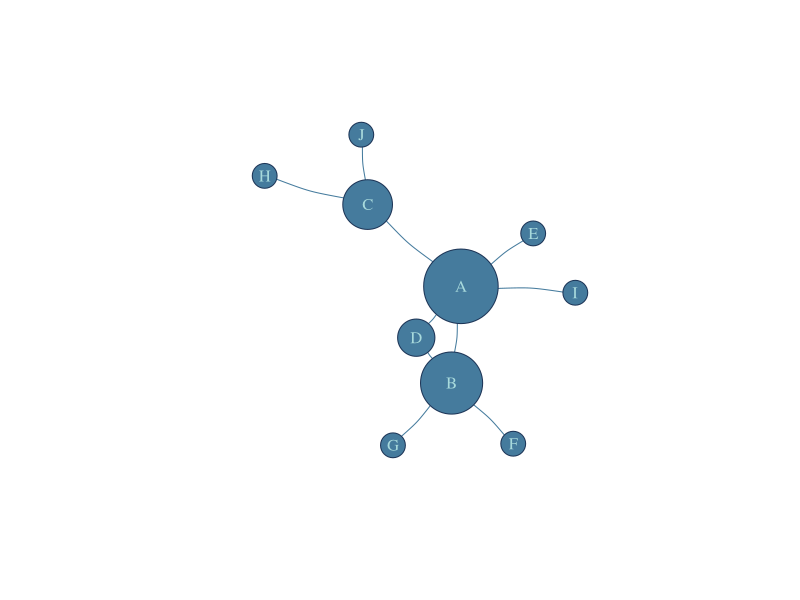

Write R code to recreate this figure.
## ---- chunk 1
require(igraph, quietly = TRUE)
## ---- chunk 2
set.seed(124)
A = data.frame(source = sample(LETTERS[1:4], size = 10, replace = T), 
               target = sample(LETTERS[1:10]))
g = igraph::graph_from_data_frame(A, directed = F)
V(g)$color = "#457b9d"
V(g)$frame.color = '#1d3557'
V(g)$size = (degree(g)+1)*8
V(g)$label.color = '#a8dadc'

E(g)$color = '#457b9d'
E(g)$curved = 0.1
## ---- chunk 3
g %>% as_adjacency_matrix(., sparse = F)%>% knitr::kable(., caption = 'Adjacency Matrix')
## ---- chunk 4
e = g %>% as_edgelist() %>% as.data.frame()
names(e) = c('Source', 'Target')
knitr::kable(e, caption = "Edge List")
## ---- chunk 5
plot(g)
